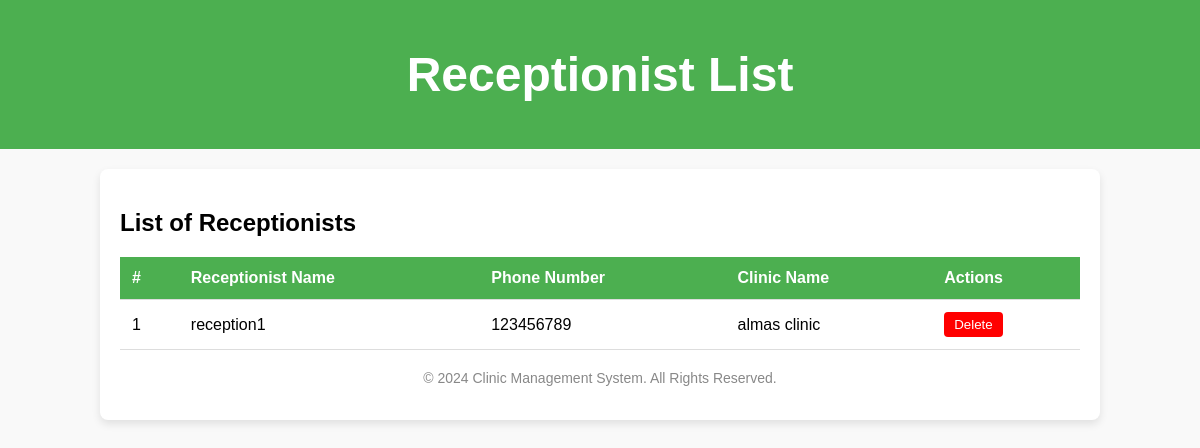
The page /receptionist_list/ (signed in) on the database as committed earlier.
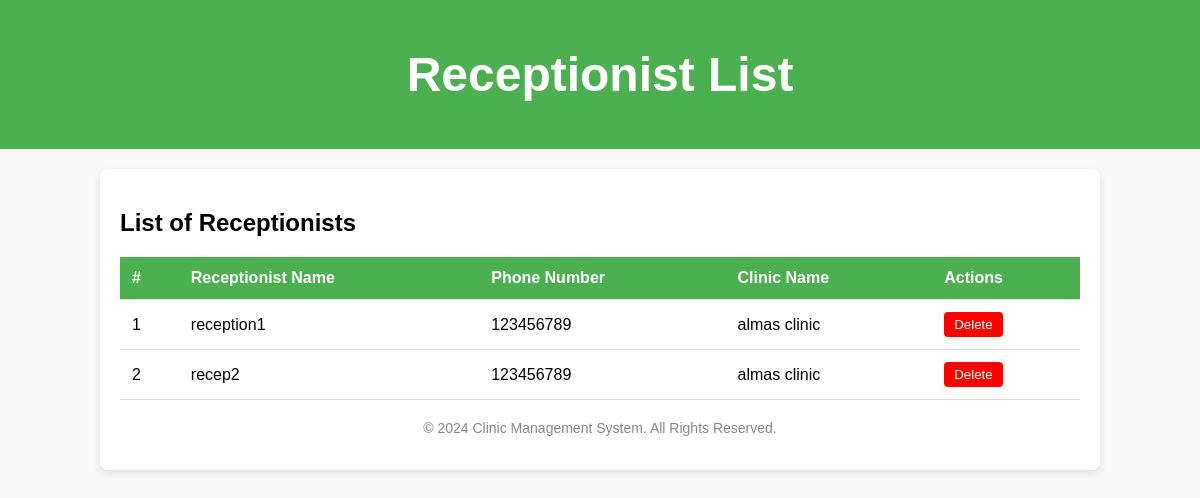
The same page on the database as committed later.
### clinic_mgt_app/models.py (models this page shows, shortened)
class ReceptionistProfile(models.Model):
    recp_user = models.ForeignKey(CustomUser,on_delete=models.CASCADE, null=True)
    name = models.TextField(max_length=30)
    contact_number = models.CharField(max_length=15)
    address = models.TextField(blank=True)
    clinic_name = models.CharField(max_length=100)
    emergency_contact = models.CharField(max_length=15, blank=True)

### clinic_mgt_app/views.py (the view)
# urls.py: path('receptionist_list/', views.receptionist_list, name='receptionist_list'),
@login_required
def receptionist_list(request):
    receptionists = ReceptionistProfile.objects.all()
    context = {
        'receptionists': receptionists
    }
    return render(request, 'receptionists_list.html', context)

### clinic_mgt_app/templates/receptionists_list.html (shortened to what this page needs)
<!DOCTYPE html>
<html lang="en">
<head>
</head>
<body>
    <header>
        <h1>Receptionist List</h1>
    </header>
    <div class="container">
        <div class="table-header">
            <h2>List of Receptionists</h2>
        </div>
        <table>
            <thead>
                <tr>
                    <th>#</th>
                    <th>Receptionist Name</th>
                    <th>Phone Number</th>
                    <th>Clinic Name</th>
                    <th>Actions</th>
                </tr>
            </thead>
            <tbody>
                {% for receptionist in receptionists %}
                    <tr>
                        <td>{{ forloop.counter }}</td>
                        <td>{{ receptionist.name }} </td>
                        <td>{{ receptionist.contact_number }}</td>
                        <td>{{ receptionist.clinic_name }}</td>
                        <td>
                            <form method="POST" action="{% url 'delete_receptionist' %}">
                                <button type="submit" name="delete_receptionist" class="delete-button">Delete</button>
                            </form>
                        </td>
                    </tr>
                {% endfor %}
            </tbody>
        </table>
        <div class="table-footer">
            <p>&copy; 2024 Clinic Management System. All Rights Reserved.</p>
        </div>
    </div>
</body>
</html>

Rows that differ between the two databases and show on the page:
added ReceptionistProfile: name "recep2", contact_number "123456789", clinic_name "almas clinic"
